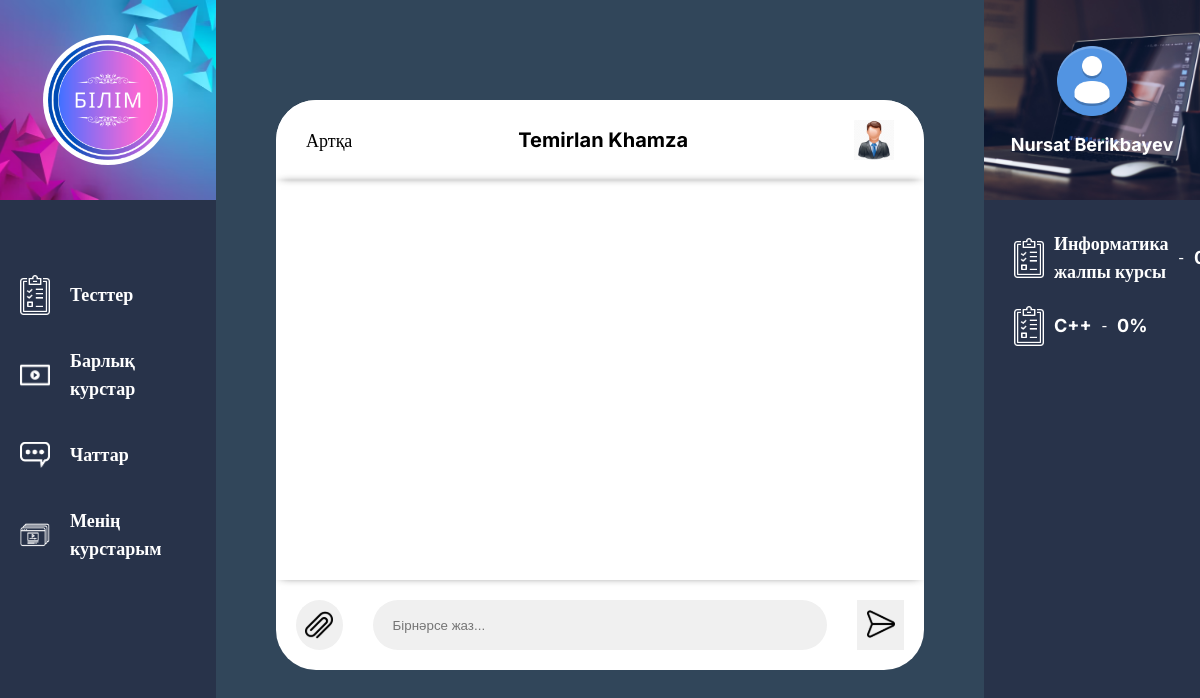
Page /chats/1/ (signed in) on the earlier database version.
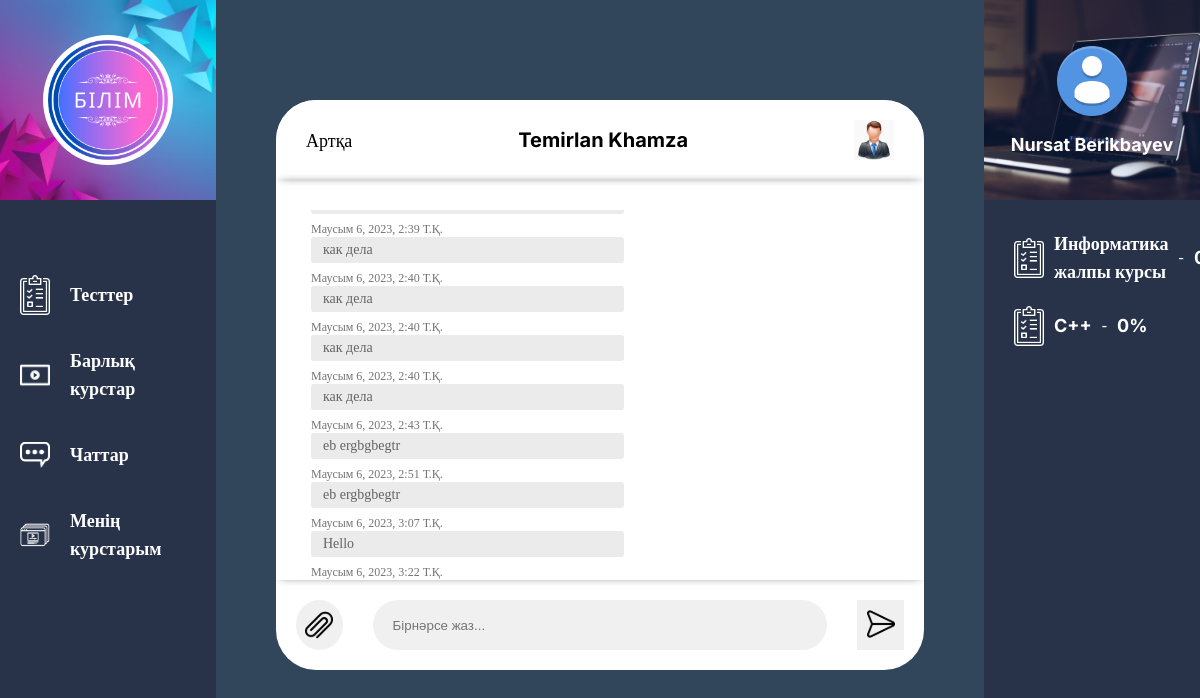
Same page on the later database version.
### online_courses/models.py (models this page shows, shortened)
class AllUserInfo(models.Model):
    user_pk = models.ForeignKey(settings.AUTH_USER_MODEL,on_delete=models.CASCADE)
    first_name=models.CharField(max_length=50)
    last_name=models.CharField(max_length=50)
    city=models.CharField(max_length=20,default='None')
    email=models.EmailField()
    phone=models.CharField(max_length=20,default='None')
    user_icon=models.ImageField(upload_to='icons/')
    user_type=models.CharField(max_length=30, default='student')
    def isUserTeacher(self):
        if(self.user_type == 'student'):
            return False
        else:
            return True
    class Meta:
        verbose_name = "Қолданушы туралы толық ақпарат"
        verbose_name_plural = "Қолданушылар туралы толық ақпарат"

class UserCourseSubscribe(models.Model):
    user_pk=models.ForeignKey(settings.AUTH_USER_MODEL,on_delete=models.CASCADE)
    course_pk=models.ForeignKey(CourseGeneral,on_delete=models.CASCADE)
    grades=models.IntegerField(default=0)
    class Meta:
        verbose_name = "Курсқа жазылым"
        verbose_name_plural = "Курстарға жазылым"

class CourseGeneral(models.Model):
    author = models.ForeignKey(settings.AUTH_USER_MODEL, on_delete=models.CASCADE)
    title = models.CharField(max_length=30)
    info = models.TextField()
    created_date = models.DateTimeField(default=timezone.now)
    published_date = models.DateTimeField(blank=True, null=True)
    course_icon = models.ImageField(upload_to='media/', blank=True ,default='qwert',null=True)
    class Meta:
        verbose_name = "Курс туралы толық ақпарат"
        verbose_name_plural = "Курстар туралы толық ақпарат"

class UserMessages(models.Model):
    user_sender=models.ForeignKey(settings.AUTH_USER_MODEL,on_delete=models.CASCADE , related_name='user_sender')
    user_reciver=models.ForeignKey(settings.AUTH_USER_MODEL,on_delete=models.CASCADE,related_name='user_reciver')
    message_text=models.TextField()
    message_date=models.DateTimeField(default=timezone.now)
    class Meta:
        verbose_name = "Хабарлама"
        verbose_name_plural = "Хабарламалар"

### online_courses/views.py (the view)
# urls.py: path('chats/<int:pk>/', views.every_chat, name='chat'),
def every_chat(request,pk):
    user=get_object_or_404( AllUserInfo,user_pk=request.user.pk)
    companion_user=get_object_or_404( AllUserInfo,user_pk=pk)
    mycourses=UserCourseSubscribe.objects.filter(user_pk=request.user)
    if request.method=='POST':
        message_text=request.POST.get('text')
        UserMessages.objects.create(user_sender=request.user,user_reciver=companion_user.user_pk,message_text=message_text)
    chat_messages=UserMessages.objects.filter(Q(user_sender=request.user,user_reciver=companion_user.user_pk) | Q(user_sender=companion_user.user_pk,user_reciver=request.user)).order_by('-message_date')
    for messages in chat_messages:
        if messages.user_sender==request.user:
            messages.current_user=True
        else:
            messages.current_user=False
    return render(request,'online_courses/chat.html',{"userInfo":user,"companion_user":companion_user,'mycourses':mycourses,"messages":chat_messages})

### online_courses/templates/online_courses/chat.html (shortened to what this page needs)
{% extends 'online_courses/main.html' %}
{% load static %}
{% block content %}
<head>
    <link rel="stylesheet" href="{% static 'assets/css/messages.css' %}">
    <link rel="stylesheet" href="{% static 'assets/css/chat.css' %}">
</head>
        <div class="main-content">
            <div class="chat">
                <div class="chat-top">
                    <button onclick="history.back()">Артқа</button>
                    <p>{{ companion_user.first_name }} {{ companion_user.last_name }}</p>
                    {% if companion_user.user_icon %}
                        <img src="{{ companion_user.user_icon.url }}" alt="">
                    {% else %}
                        <img src="assets/icon/chat.svg" alt="">
                    {% endif %}
                </div>
                <div class="chat-area">
                    <div class="mesgs">
                        <div class="msg_history">
                          {% for message in messages %}
                            {% if message.current_user %}
                            <div class="outgoing_msg">
                                <div class="sent_msg">
                                <p>{{message.message_text}}</p>
                                <span class="time_date"> {{message.message_date}}</span>
                                </div>
                            </div>
                            {% else  %}
                            <div class="incoming_msg">
                                <div class="received_msg">
                                <div class="received_withd_msg">
                                    <p>{{message.message_text}}</p>
                                <span class="time_date"> {{message.message_date}}</span>
                                </div>
                                </div>
                            </div>
                            {% endif  %}
                          {% endfor  %}
                        </div>
                      </div>
                </div>
                <form action="" class="chat-form" method="post">
                    <label for="file">
                        <img src="{% static 'assets/icon/file.svg' %}" alt="">
                    </label>
                    <input type="text" placeholder="Бірнәрсе жаз..." name="text" required>
                    <button type="submit">
                        <img src="{% static 'assets/icon/send.svg' %}" alt="">
                    </button>
                </form>
            </div>
        </div>
        {% endblock %}

### online_courses/templates/online_courses/main.html (shortened to what this page needs)
{% load static %}
<!DOCTYPE html>
<html lang="en">
<head>
    <link rel="stylesheet" href="{% static  'assets/css/main.css' %}">
    <link rel="stylesheet" href="{% static  'assets/css/all-courses.css' %}">
</head>
<body>
    <main class="main">
        <div class="sidebar-left">
            <div class="sidebar-logo">
                <a href="{% url 'all_courses' %}">
                    <img src="{% static  'assets/img/ілім.png' %}" alt="">
                </a>
            </div>
            <div class="sidebar-left__item">
                <a href="{% url 'all_tests' %}">
                    <img src="{% static  'assets/icon/s1.png' %}" alt="">
                    <span>Тесттер</span>
                </a>
                <a href="{% url 'all_courses'%}">
                    <img src="{% static  'assets/icon/video.png' %}" alt="">
                    <span>Барлық курстар</span>
                </a>
                <a href="{% url 'all_chats' %}">
                    <img src="{% static  'assets/icon/chat.png' %}" alt="">
                    <span>Чаттар</span>
                </a>
                {% if userInfo %}
                {% if userInfo.isUserTeacher %}
                <a href="{% url 'teacher_courses' %}">
                    <img src="{% static  'assets/icon/persons.png' %}" alt="">
                    <span>Менің курстарым</span>
                </a>
                {% endif %}
                {% endif %}
            </div>
        </div>
        {% block content %}
        {% endblock %}
        <div class="sidebar-right">
            <div class="sidebar-right__user">
                {% if userInfo %}
                <a href="{% url 'user_profile' %}">
                    {% if userInfo.user_icon %}
                        <img style="border-radius: 50%;" src="{{ userInfo.user_icon.url }}" alt="">
                    {% else %}
                        <img style="border-radius: 50%;" src="{% static  'assets/icon/avatar.png' %}" alt="">
                    {% endif%}
                    <h3>{{ userInfo.first_name }}  {{userInfo.last_name}}  </h3>
                </a>
                {% else %}
                <a href="{% url 'login' %}">
                    <img style="border-radius: 50%;" src="{% static  'assets/icon/avatar.png' %}" alt="">
                    <h3>log in</h3>
                </a>
                {% endif %}
            </div>
            <div class="sidebar-right__stats">
                {% for mycourse in mycourses %}
                <a href="#">
                    <img src="{% static  'assets/icon/s1.png' %}" alt="">
                    <span class="sidebar-right__stats-name">
                        {{ mycourse.course_pk.title }}
                    </span> -
                    <div class="sidebar-right__stats-rating">
                        {{ mycourse.grades}}%
                    </div>
                </a>
                {% endfor %}
            </div>
        </div>
    </main>
</body>
</html>

### online_courses/static/assets/css/main.css (style rules this page uses)
* { padding: 0; margin: 0; text-decoration: none; box-sizing: border-box; }
body { background: #31465a; padding-bottom: 100px; }
.main { display: flex; }
.sidebar-left, .sidebar-right { height: 100vh; width: 18%; }
.sidebar-left { position: fixed; left: 0; top: 0; }
.sidebar-right { position: fixed; right: 0; top: 0; }
.main-content { width: 54%; margin: auto; margin-top: 100px; }
.sidebar-left, .sidebar-right { background: rgb(40, 51, 74); }
.sidebar-logo { display: flex; justify-content: center; align-items: center; height: 200px; width: 100%; background: url(../img/sidebar-logo_back.avif); background-size: cover; background-position: center; }
.sidebar-logo a { display: block; width: 130px; height: 130px; padding: 5px; background-color: #fff; border-radius: 50%; }
.sidebar-logo img { width: 100%; height: 100%; }
.sidebar-left__item img { width: 30px; }
.sidebar-left__item { margin-top: 50px; padding: 20px; }
.sidebar-left__item span { font-family: 'Inter'; font-weight: bold; font-size: 18px; line-height: 28px; color: #fff; }
.sidebar-left__item a { display: flex; align-items: center; gap: 20px; height: 50px; transition: .5s; margin-bottom: 30px; }
.sidebar-right__user { height: 200px; background: url(../img/sidebar-right.jpg); background-size: cover; background-position: center; width: 100%; display: flex; align-items: center; justify-content: center; }
.sidebar-right__user img { width: 80px; height: 80px; display: block; margin: auto; }
.sidebar-right__user h3 { font-family: 'Inter'; font-size: 18px; line-height: 28px; color: #fff; font-weight: bold; text-align: center; margin-top: 10px; }
.sidebar-right__stats { padding: 30px; }
.sidebar-right__stats img { width: 30px; }
.sidebar-right__stats-name { font-family: 'Inter'; font-weight: 700; font-size: 18px; line-height: 28px; color: #fff; }
.sidebar-right__stats-rating { font-family: 'Inter'; font-weight: 700; font-size: 18px; line-height: 28px; color: #fff; }
.sidebar-right__stats a { color: #fff; display: flex; align-items: center; gap: 10px; margin-bottom: 20px; }
.sidebar-left, .sidebar-right { transition: 1s; }

### online_courses/static/assets/css/messages.css (style rules this page uses)
.received_msg { display: inline-block; padding: 0 0 0 10px; vertical-align: top; width: 92%; }
.received_withd_msg p { background: #ebebeb none repeat scroll 0 0; border-radius: 3px; color: #646464; font-size: 14px; margin: 0; padding: 5px 10px 5px 12px; width: 100%; }
.time_date { color: #747474; display: block; font-size: 12px; margin: 8px 0 0; }
.received_withd_msg { width: 57%; }
.mesgs { float: left; padding: 30px 15px 0 25px; width: 100%; height: 100%; }
.msg_history { display: flex; flex-direction: column-reverse; height: 100%; width: auto; overflow-Y:scroll; }

### online_courses/static/assets/css/chat.css (style rules this page uses)
.chat { width: 100%; border-radius: 40px; overflow: hidden; background: #fff; }
.chat-top { background: #fff; padding-top: 20px; padding-bottom: 20px; display: flex; justify-content: space-between; align-items: center; padding-left: 30px; padding-right: 30px; box-shadow: 0px 0px 10px -5px black; }
.chat-top button { background: transparent; cursor: pointer; border: none; font-family: 'Inter'; font-weight: 400; font-size: 18px; line-height: 23px; color: #000000; }
.chat-top p { font-family: 'Inter'; font-weight: bold; font-size: 20px; line-height: 28px; color: #000000; }
.chat-top img { width: 40px; height: 40px; object-fit: cover; }
.chat-area { width: 100%; height: 400px; box-shadow: 0px 0px 10px -5px black; }
.chat-form { padding-top: 20px; padding-bottom: 20px; padding-left: 20px; padding-right: 20px; display: flex; gap: 30px; }
.chat-form label { width: 50px; height: 50px; display: block; background: rgb(240, 240, 240); display: flex; justify-content: center; align-items: center; border-radius: 50%; cursor: pointer; }
.chat-form > input[type=text] { width: 80%; padding-left: 20px; border-radius: 25px; border: none; background: rgb(240, 240, 240); outline: none }
.chat-form button { background: rgb(240, 240, 240); border: none; outline: none; width: 50px; height: 50px; cursor: pointer; }

Differences in the rows shown:
added UserMessages: message_text "Hello", message_date "Маусым 6, 2023, 3:22 Т.Қ."
added UserMessages: message_text "eb ergbgbegtr", message_date "Маусым 6, 2023, 3:07 Т.Қ."
added UserMessages: message_text "eb ergbgbegtr", message_date "Маусым 6, 2023, 2:51 Т.Қ."
added UserMessages: message_text "как дела", message_date "Маусым 6, 2023, 2:43 Т.Қ."
added UserMessages: message_text "как дела", message_date "Маусым 6, 2023, 2:40 Т.Қ."
added UserMessages: message_text "как дела", message_date "Маусым 6, 2023, 2:40 Т.Қ."
added UserMessages: message_text "как дела", message_date "Маусым 6, 2023, 2:40 Т.Қ."
added UserMessages: message_date "Маусым 6, 2023, 2:39 Т.Қ."
